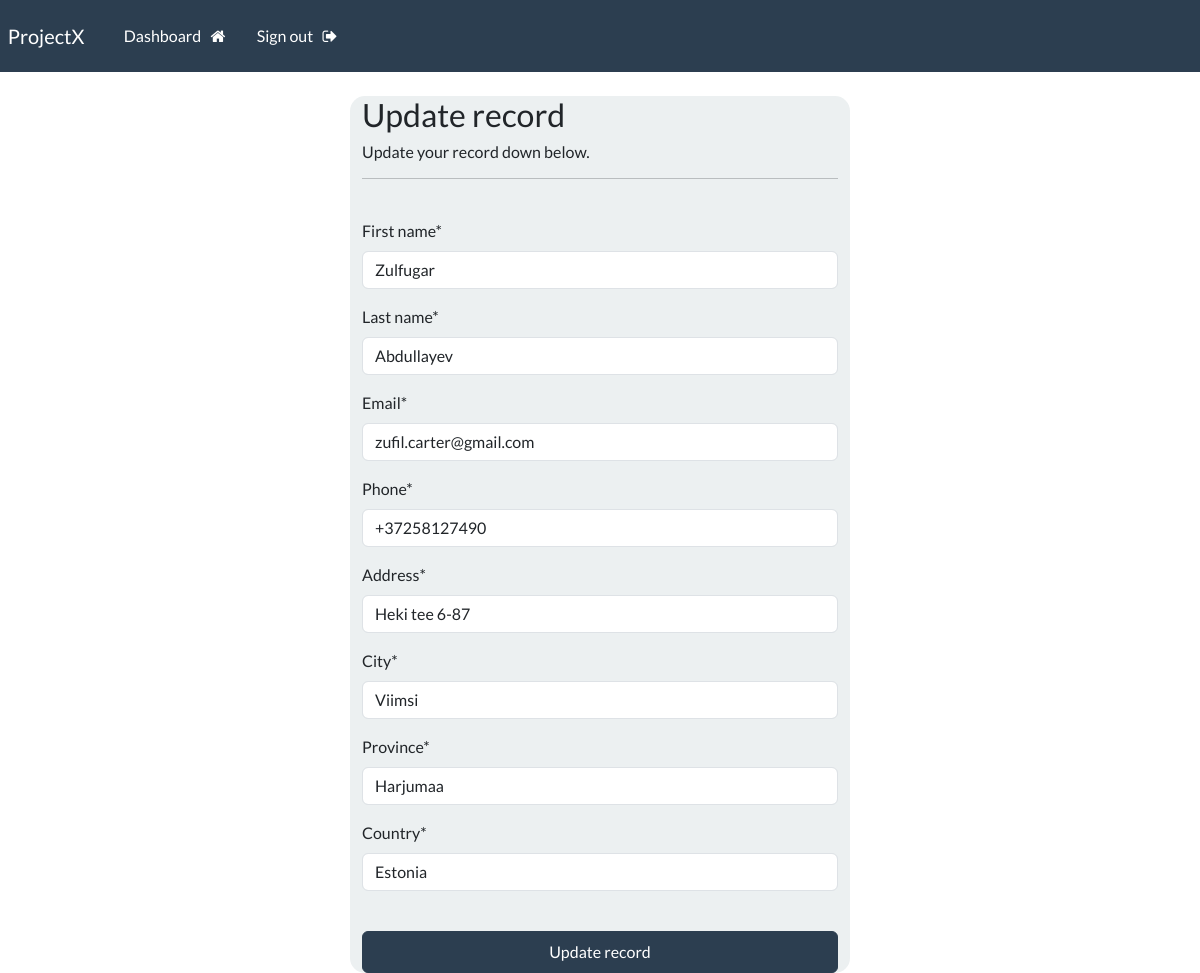
The app's page /update-record/1 (signed in) with its own data.
### webapp/models.py (models this page shows, shortened)
class Record(models.Model):
    creation_date = models.DateTimeField(auto_now_add=True)
    first_name = models.CharField(max_length=100)
    last_name = models.CharField(max_length=100)
    email = models.CharField(max_length=255)
    phone = models.CharField(max_length=20)
    address = models.CharField(max_length=300)
    city = models.CharField(max_length=255)
    province = models.CharField(max_length=200)
    country = models.CharField(max_length=125)

### webapp/views.py (the view)
# urls.py: path("update-record/<int:pk>", views.update_record, name="update-record"),
@login_required(login_url='my-login')
def update_record(request, pk):
    record = Record.objects.get(id=pk)
    form = UpdateRecordForm(instance=record)
    if request.method == "POST":
        form = UpdateRecordForm(request.POST, instance=record)
        if form.is_valid():
            form.save()
            messages.success(request, "Record was updated!")
            return redirect("dashboard")
    context = {'form': form}
    return render(request, 'webapp/update-record.html', context=context)

### webapp/forms.py
class UpdateRecordForm(forms.ModelForm):
    class Meta:
        model = Record
        fields = ['first_name', 'last_name', 'email', 'phone', 'address', 'city', 'province', 'country']

### webapp/templates/webapp/update-record.html (shortened to what this page needs)
{% extends 'webapp/base.html' %}
{% load crispy_forms_tags %}
{% block content %}
    <body>
        <br>
        <main class="container bg-light shadow-md pd-5 form-layout">
            <h3>Update record</h3>
            <h6>Update your record down below.</h6>
            <hr>
            <br>
            <form method="POST" autocomplete="off">
                {{form|crispy}}
                <br>
                <button type="submit" class="btn btn-primary w-100 btn-block p-2">Update record</button>
            </form>
        </main>
    </body>
{% endblock %}

### static/css/styles.css (style rules this page uses)
.form-layout { border-radius: 15px; width: 500px; }

### records on screen
Record: first_name "Zulfugar", last_name "Abdullayev", email "zufil.carter@gmail.com", phone "+37258127490", address "Heki tee 6-87", city "Viimsi", province "Harjumaa", country "Estonia"
